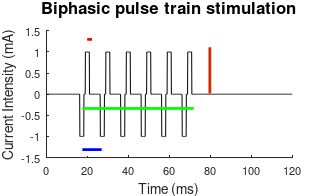

Write the MATLAB code that produced this figure.
% script created by Richard Balson 17/10/2011
% This script is used to create pulse trains similar to those used in
% neuromodulation. These pulse trains will be used for images

% description
% ~~~~~~~~~~~
% Pulse train image creator

% last edit
% ~~~~~~~~~


% next edit
% ~~~~~~~~~

% Beginning of script
% ~~~~~~~~~~~~~~~~~~~~~

% Clear workspace
% ~~~~~~~~~~~
clear
close all
clc


% Parameters setup 
% ~~~~~~~~~~~~~~~~~~~~

pulseperiod = 10; % Pulse period Reltaes to frequency as f = (1000*(1/pilseperiod))
timestep = .1; % Time increment for sampling 
starttime =0; 
endtime = 120;


t1 = starttime:timestep:endtime; % Pulse time
pulsestart =20; % When pulse starts
pulseet = 75; % Pulse end time
width =pulseperiod/5; % Width of pulses


% Pulse train code
% ~~~~~~~~~~~~


d = pulsestart:pulseperiod:pulseet; % Set pulse frequency and duration
d1 = d-2.7; % Set pulse frequnecy and duration for negative pulse

x= pulstran(t1,d1,'rectpuls',width); % Creates biased pulse train, duration of t1.
y = pulstran(t1,d,'rectpuls',width); % Creates biased pulse train, duration of t1.
y = y-x; % Bias data for simulation

% defines bits for plotting
% ~~~~~~~~~~~~~~~~~~~~~~~~~
label_fontsize = 10;            % point
tick_fontsize = 8;              % point
fig_left_pos = 5;               % cms
fig_bottom_pos = 5;             % cms
fig_width = 8.2;                % cms
fig_height = 5;                 % cms
fig_dirname = 'C:\Users\Richard\Desktop\PhD\Projects\';              % default directory for figure files
fig_name = 'Pulsetrain.fig';
fig_dirandname = [fig_dirname fig_name];

% Plot 
% ~~~~~~~~~~~~~~~~~~~~~

figure('name','Pulsetrain',...
    'units','centimeters',...
    'position',[fig_left_pos fig_bottom_pos fig_width fig_height],...
    'papersize',[fig_width fig_height],...
    'filename',fig_dirandname,...
    'PaperPositionMode','auto')
plot(t1,y,'k')
hold on;
axis([0 120 -1.5 1.5]);
set(gca,'fontsize',tick_fontsize);
xlabel('Time (ms)','fontsize',label_fontsize);
ylabel('Current Intensity (mA)','fontsize',label_fontsize);
title('Biphasic pulse train stimulation','fontsize',label_fontsize+2);
grid off;
box off;

annotation('line',[0.255 0.315],[0.24 0.24],...
    'LineWidth',2,...
    'Color',[0 0 1]);


annotation('line',[0.65 0.65],[0.525 0.76],...
    'LineWidth',2,...
    'Color',[0.8471 0.1608 0]);


annotation('line',[0.255 0.6],[0.449 0.449],...
    'LineWidth',2,...
    'Color',[0 1 0]);


annotation('line',[0.27 0.285],[0.8 0.8],...
    'LineWidth',2,...
    'Color',[1 0 0]);
print(gcf, '-dpdf', '-r600', 'test.pdf')
